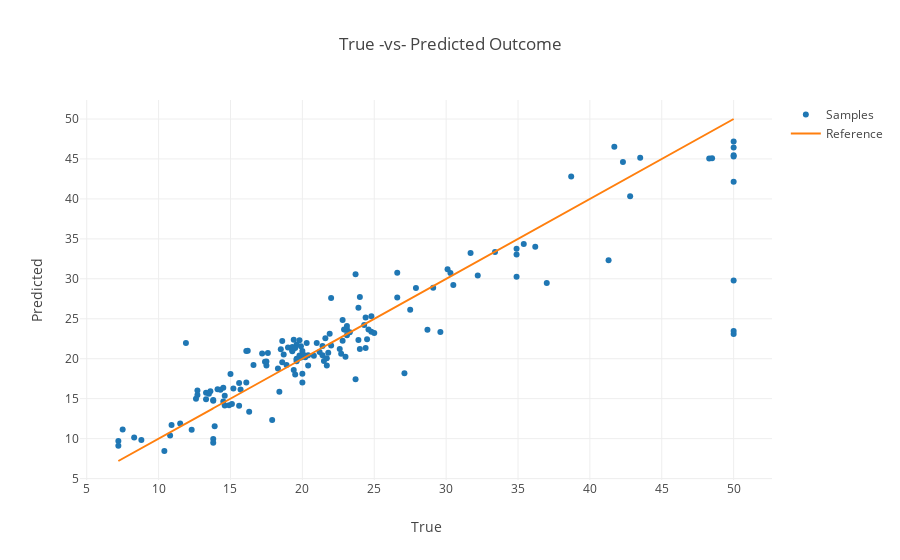

The notebook cell this image was saved under:
### Code cell
fig = go.Figure()
fig.add_trace(go.Scatter(
    x=y_test.values,
    y=y_test_pred,
    mode="markers",
    name="Samples"
))
fig.add_trace(go.Scatter(
    x=y_test.values,
    y=y_test.values,
    mode="lines",
    name="Reference"
))
fig.update_layout(title="True -vs- Predicted Outcome", xaxis_title="True", yaxis_title="Predicted", template="none")

### Figure 1 — Plotly figure (JSON) as saved in the notebook; plotly's stock layout.template omitted (floating-point values rounded to 4 significant figures; data arrays with more than 128 entries replaced by an {"elided": "..."} marker saying what was removed)
{"data": [{"mode": "markers", "name": "Samples", "type": "scatter", "x": {"elided": "152 float values"}, "y": {"elided": "152 float values"}}, {"mode": "lines", "name": "Reference", "type": "scatter", "x": {"elided": "152 float values"}, "y": {"elided": "152 float values"}}], "layout": {"autosize": true, "title": {"text": "True -vs- Predicted Outcome"}, "xaxis": {"autorange": true, "range": [4.618, 52.58], "title": {"text": "True"}, "type": "linear"}, "yaxis": {"autorange": true, "range": [4.822, 52.38], "title": {"text": "Predicted"}, "type": "linear"}}}
